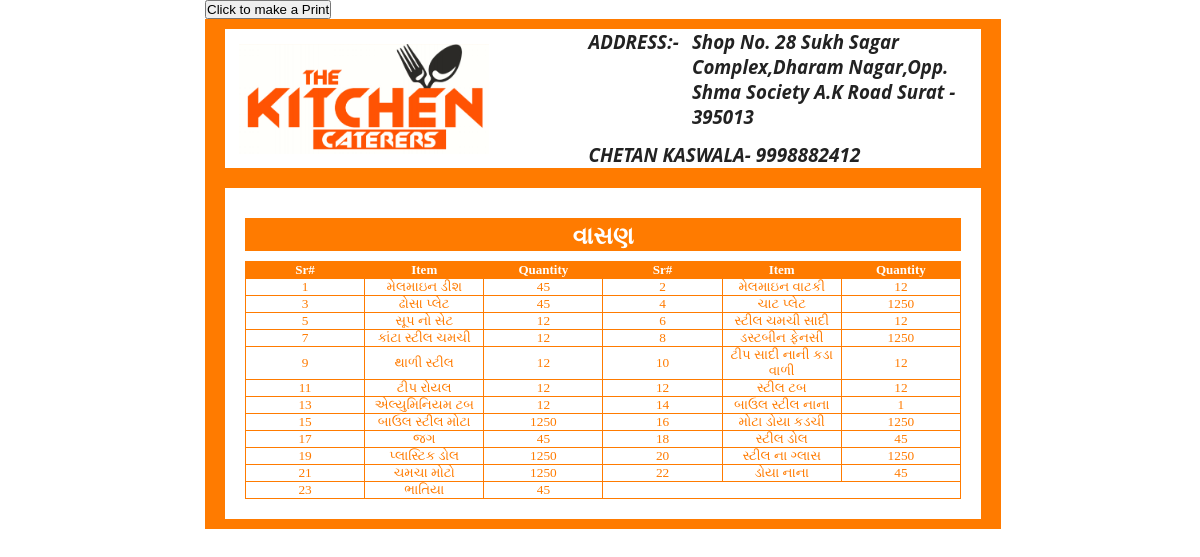
Screenshot of /BartanItemListView.php?id=41398221 (signed in) with the database file from the repository.
### tables this page shows
CREATE TABLE `bartanlists` (
  `id` int(11) NOT NULL,
  `generatedid` varchar(255) NOT NULL,
  `item` varchar(255) NOT NULL,
  `item_id` varchar(255) NOT NULL,
  `quantity` varchar(255) NOT NULL
);

### BartanItemListView.php (the view, shortened to what this page needs)
<?php include 'config.php';
  $id=$_GET['id'];
?>
<!DOCTYPE html>
<html lang="en">
<head>
    <link rel="stylesheet" href="style.css">
</head>
<button id="printPageButton" onClick="window.print();">Click to make a Print</button>
<body>
    <section class="main">
        <header>
            <div class="container">
                <div class="left"><img src="img/logo.png" alt=""></div>
                <div class="right">
                    <div class="address">
                        <div class="flex">
                            <h3>ADDRESS</h3>
                            <h3 class="content"> Shop No. 28 Sukh Sagar Complex,Dharam Nagar,Opp. Shma
                                Society A.K Road Surat - 395013</h3>
                        </div>
                    </div>
                    <div class="no">
                        <h3>CHETAN KASWALA- <span>9998882412</span></h3>
                    </div>
                </div>
            </div>
        </header>
        <section class="details">
            <div class="container">
                <div class="gridsabji">
                    <div>
                        <h2 class="heading"> વાસણ </h2>
                    </div>
                </div>
                <div class="img">
                <table>
<thead>
    <tr>
        <th>Sr#</th>
        <th>Item</th>
        <th>Quantity</th>
        <th>Sr#</th>
        <th>Item</th>
        <th>Quantity</th>
    </tr>
</thead>
<?php
$sum = 0;
 $query	=	"SELECT * From  bartanlists where generatedid=$id";
$result		=	mysqli_query($conn,$query) or die(mysqli_error());
$i = 1;
$numofcols = 2;
while($row = mysqli_fetch_array($result)) {
    $sum = $sum+1;
if( $i % $numofcols == 1 ){
echo '<tr>';
}
echo '<td>';
echo $sum;
echo '</td>';
echo '<td>';
echo $row['item'];
echo '</td>';
echo '<td>';
echo $row['quantity'];
echo '</td>';
if( $i % $numofcols == 0) {
echo '</tr>';
}
$i = $i + 1;
}
?>
</table>
                </div>
        </section>
    </section>
</body>
</html>

### style.css (style rules this page uses)
* { padding: 0; margin: 0; top: 0; left: 0; box-sizing: border-box; }
body { color: #fff; width: 790px; position: relative; margin: 0 auto; height: 1000px; }
h1, h2, h3, h4, h5, h6 { font-family: "Open Sans", sans-serif; }
.container { max-width: 1100px; position: relative; margin: auto; }
header { margin-bottom: 20px; background-color: #fff; color: #222; }
header .container { display: flex; align-items: center; justify-content: center; gap: 100px; }
header .container .left img { height: 110px; }
header .container .right { width: 50%; }
header .container .right .address .flex { display: flex; gap: 25px; }
header .container .right .address h3:first-child { position: relative; }
header .container .right .address h3:first-child:after { content: ':-'; position: absolute; top: 0; right: -15%; }
header .container .right .address h3 { font-style: italic; margin-bottom: 13px; }
header .container .right .no h3 { font-style: italic; }
header .container .right .no h3 span { font-size: 19px; }
.main { width: 796px; background-color: #ff7b00; padding: 10px 20px; }
.details { background-color: #ffffff; padding: 20px; }

### BartanItemListView.php (style rules this page uses)
table, th, td { border: 1px solid #ff7b00; border-collapse: collapse; }
table thead { background-color: #ff7b00; font-color: white; font-size: small; align: center; }
table td { width: 12%; color: #ff7b00; font-size: smaller; align: center; text-align: center; }
table tr { align: center; }
table { width: 100%; }
.gridsabji { margin-top: 10px; grid-template-columns: repeat(3, 1fr); gap: 7px; text-align: center; background-color: #ff7b00; margin-bottom: 10; }

### rows the page displays
bartanlists: item "મેલમાઇન ડીશ", quantity "45"
bartanlists: item "મેલમાઇન વાટકી", quantity "12"
bartanlists: item "ઢોસા પ્લેટ", quantity "45"
bartanlists: item "ચાટ પ્લેટ", quantity "1250"
bartanlists: item "સૂપ નો સેટ", quantity "12"
bartanlists: item "સ્ટીલ ચમચી સાદી", quantity "12"
bartanlists: item "કાંટા સ્ટીલ ચમચી", quantity "12"
bartanlists: item "ડસ્ટબીન ફેનસી", quantity "1250"
bartanlists: item "થાળી સ્ટીલ", quantity "12"
bartanlists: item "ટીપ સાદી નાની કડા વાળી", quantity "12"
bartanlists: item "ટીપ રોયલ", quantity "12"
bartanlists: item "સ્ટીલ ટબ", quantity "12"
bartanlists: item "એલ્યુમિનિયમ ટબ", quantity "12"
bartanlists: item "બાઉલ સ્ટીલ નાના", quantity "1"
bartanlists: item "બાઉલ સ્ટીલ મોટા", quantity "1250"
bartanlists: item "મોટા ડોયા કડચી", quantity "1250"
bartanlists: item "જગ", quantity "45"
bartanlists: item "સ્ટીલ ડોલ", quantity "45"
bartanlists: item "પ્લાસ્ટિક ડોલ", quantity "1250"
bartanlists: item "સ્ટીલ ના ગ્લાસ", quantity "1250"
bartanlists: item "ચમચા મોટો", quantity "1250"
bartanlists: item "ડોયા નાના", quantity "45"
bartanlists: item "ભાતિયા", quantity "45"
